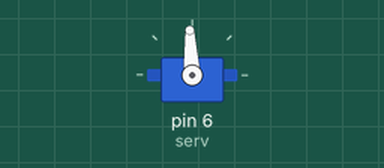
Bench run of a sketch on a simulated Arduino Uno, built with avr-gcc and run on an emulated ATmega328P. Parts: servo.

Above: at 0.05 s.
At 4.0 s:
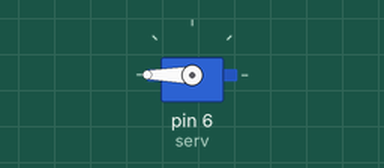
At 8.0 s:
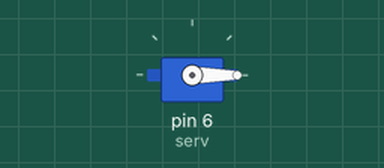
Timing chart, 0 to 10.4 s (numbered marks = the images above):
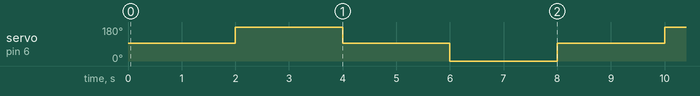

The sketch:

Servo-2.ino
```cpp
#include <Servo.h>

Servo serv;

void setup() {
  Serial.begin(9600);
  serv.attach(6);
}

void loop() {
  serv.write(93);
  delay(2000);
  serv.write(180);
  delay(2000);
  serv.write(93);
  delay(2000);
  serv.write(0);
  delay(2000);
}
```

Measured:
- by itself, servo on pin 6 (serv): repeats every 8.0 s: 93° 2.0 s, 0° 2.0 s, 93° 2.0 s, 180° 2.0 s
